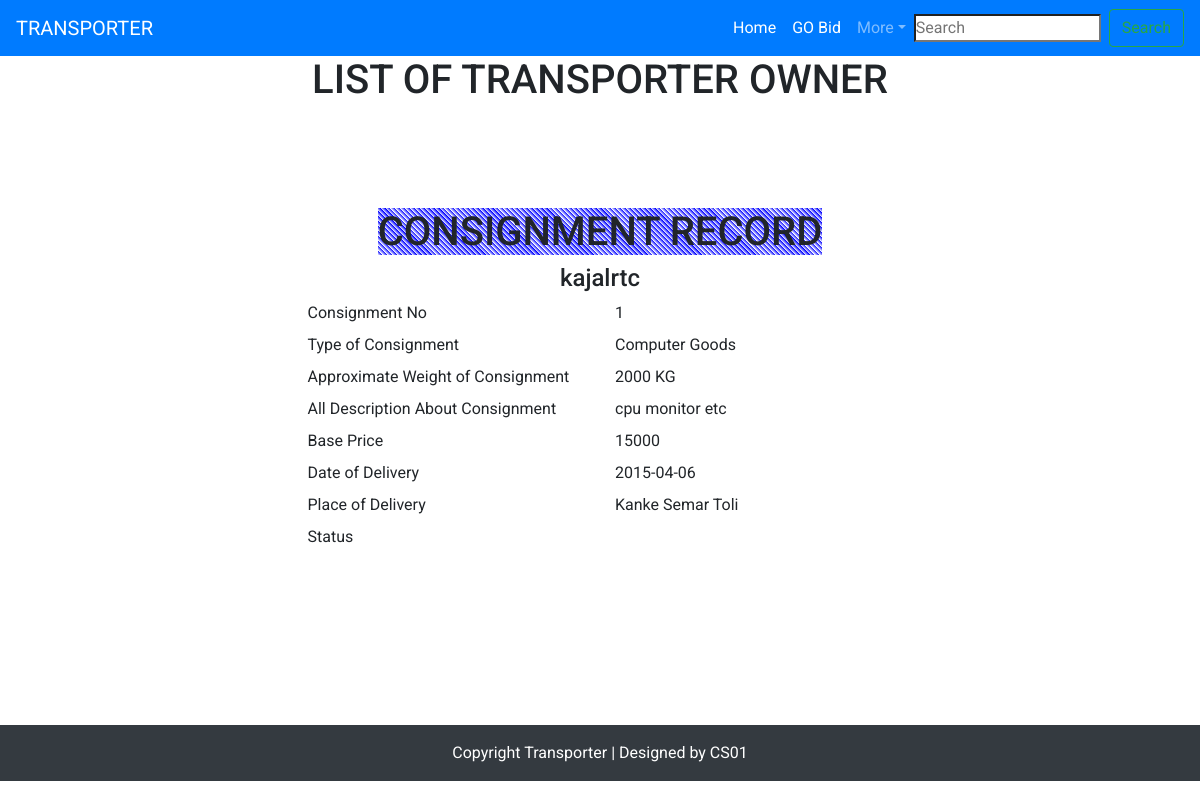
The page /client_history.php (signed in) on the database its author committed.
### tables this page shows
CREATE TABLE `consignment` (
  `consignment_no` int(30) NOT NULL,
  `user_name` varchar(30) NOT NULL,
  `type_cons` varchar(50) NOT NULL,
  `weight` varchar(30) NOT NULL,
  `description` varchar(300) NOT NULL,
  `base_price` varchar(11) NOT NULL,
  `date_of_delivery` varchar(20) NOT NULL,
  `place_of_delivery` varchar(20) NOT NULL,
  `delivery_report` varchar(100) NOT NULL
);

### client_history.php (the view, shortened to what this page needs)
<?php
$con=@mysqli_connect("localhost","root","","transporter");
$a=$_SESSION["user_name"];
?>
<!DOCTYPE html>
<html lang="en">
<head>
    <link rel="stylesheet"  type=" text/css" href="style/style.css" >
        <link rel="stylesheet" href="https://maxcdn.bootstrapcdn.com/bootstrap/4.5.2/css/bootstrap.min.css">
</head>
<body  >
<nav class="navbar navbar-expand-lg navbar-dark bg-primary sticky-top">
        <a class="navbar-brand" href="client_home.php">TRANSPORTER</a>
        <div class="collapse navbar-collapse" id="navbarSupportedContent">
            <ul class="navbar-nav ml-auto">
            <li class="nav-item active">
                <a class="nav-link" href="client_home.php">Home <span class="sr-only">(current)   </a>
            </li>
            <li class="nav-item active">
                <a class="nav-link" href="client_bid.php">GO Bid <span class="sr-only">(current)   </a>
            </li>
            <li class="nav-item dropdown color-white">
                <a class="nav-link dropdown-toggle" href="#" id="navbarDropdown" role="button" data-toggle="dropdown" aria-haspopup="true" aria-expanded="false">
                More<span class="sr-only">(current)
                </a>
            </li>
            </ul>
            <form class="form-inline my-2 my-lg-0" action="client_search.php">
                <input class=" mr-sm-2" type="search" placeholder="Search" aria-label="Search"  >
                <button class="btn btn-outline-success my-2 my-sm-0" type="submit" >Search</button>
            </form>
        </div>
</nav>
<div class="main-div">
<h1 class="text-center">LIST OF TRANSPORTER OWNER</h1>
<div class="center-div">
    <div class="table-responsive">
        <div class="col">
            <div>
                <?php  $z="SELECT * FROM `consignment`";
                  $sql=mysqli_query($con,$z); ;
                     while($d=mysqli_fetch_assoc($sql)){
                         if($a===$d['user_name']){
                                    ?>
        <section class="my-5 py-5">
                <div>
                <h1 class="text-center"><span  style="background-image: repeating-linear-gradient( 45deg,white 3% ,   blue 4%);">CONSIGNMENT RECORD</span></h1>
                </div>
                <div class="w-50 m-auto">
                    <div id="profile_client">
                    <div class="row">
                        <div class="col-12 text-center " id="user_name"> <h4>
                        <?php echo $d['user_name']?></h4>
                        </div>
                        <div class="col-lg-6 col-md-6    col-12">
                                        <label for=""> Consignment No</label>
                                        </div>
                                        <div class="col-lg-6 col-md-6    col-12">
                                        <?php echo $d['consignment_no']?> </div>
                        <div class="col-lg-6 col-md-6    col-12">
                                        <label for=""> Type of Consignment</label>
                                        </div>
                                        <div class="col-lg-6 col-md-6    col-12">
                                        <?php echo $d['type_cons']?></div>
                                        <div class="col-lg-6 col-md-6    col-12">
                                        <label for=""> Approximate Weight of Consignment</label>
                                        </div>
                                        <div class="col-lg-6 col-md-6    col-12">
                                        <?php echo $d['weight']?></div>
                                    <div class="col-lg-6 col-md-6    col-12">
                                        <label for=""> All Description About Consignment</label>
                                        </div>
                                        <div class=" col-md-6 col-lg-6 col-12" > <?php echo $d['description']?></div>
                                        <div class="col-lg-6 col-md-6    col-12">
                                        <label for=""> Base Price</label>
                                        </div>
                                        <div class="col-lg-6 col-md-6    col-12">
                                        <?php echo $d['base_price']?> </div>
                                    <div class="col-lg-6 col-md-6    col-12">
                                        <label for=""> Date of Delivery</label>
                                        </div>
                                        <div class="col-lg-6 col-md-6    col-12">
                                        <?php echo $d['date_of_delivery']?>   </div>
                                    <div class="col-lg-6 col-md-6    col-12">
                                        <label for="">Place of Delivery</label>
                                        </div>
                                        <div class=" col-md-6 col-lg-6 col-12">  <?php echo $d['place_of_delivery']?>   </div>
                                        <div class="col-lg-6 col-md-6    col-12">
                                        <label for="">Status</label>
                                        </div>
                                        <div class="col-lg-6 col-md-6    col-12">
                                        <?php echo $d['delivery_report']?> </div>
                    </div>
                </div>
                </div>
        </section><?php
                         }
                        echo"<br>";
                        }
                        ?>
                 </div>
        </div>
    </div>
</div>
</div>
     <footer>
        <p class="p-3 bg-dark text-white text-center">Copyright  Transporter | Designed by CS01</p>
    </footer>
</body>
</html>

### style.css (style rules this page uses)
* { margin: 0; padding: 0; box-sizing: border-box; font-family: 'Josefin Sans', sans-serif; font-family: 'Roboto', sans-serif; }
body { font-family: "Lato", sans-serif; }

### rows shown on the page
consignment: user_name "kajalrtc", consignment_no "1", type_cons "Computer Goods", weight "2000 KG", description "cpu monitor etc", base_price "15000", date_of_delivery "2015-04-06", place_of_delivery "Kanke Semar Toli"
